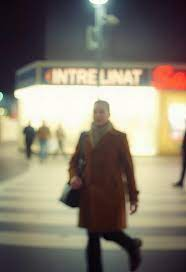
#> input picture backend/src/uploads/14/14_1749368967745.jpeg, 186 x 272 px
$ python image_processing.py ../uploads/14/14_1749368967745.jpeg out.png
#> lines starting #> are read from the running program, lines starting #| are printed output that depends on the picture
#> in process_image_basic_fallback, img is the input picture: shape (272, 186, 3); mean B, G, R 110.3, 125.1, 133.3
#| Imagen cargada: (272, 186, 3)
#!/usr/bin/env python3
"""
Procesamiento de Imágenes con MBLLEN (Multi-Branch Low-Light Enhancement Network)
Este script implementa el procesamiento de imágenes para mejorar imágenes en condiciones de baja luminosidad.

Fallback: Si el modelo ML no está disponible, usa técnicas básicas de OpenCV.
"""

import os
import sys
import numpy as np
import cv2

def enhance_image_basic(image):
    """
    Mejora básica de imagen usando técnicas de OpenCV
    """
    try:
        # 1. Conversión a LAB para mejor manipulación de luminosidad
        lab = cv2.cvtColor(image, cv2.COLOR_BGR2LAB)
#> lab: shape (272, 186, 3); mean of channels 0, 1, 2 130.7, 129.3, 136.8
        l, a, b = cv2.split(lab)
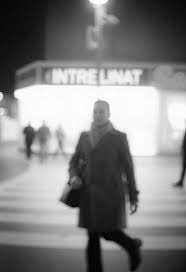
#> l: shape (272, 186); min 0, max 255, mean 130.7
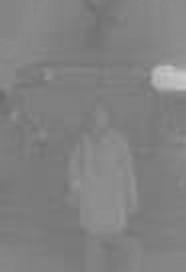
#> a: shape (272, 186); min 106, max 199, mean 129.3
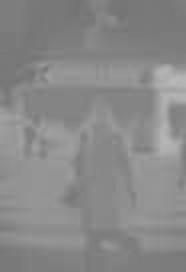
#> b: shape (272, 186); min 114, max 186, mean 136.8

        # 2. Aplicar CLAHE (Contrast Limited Adaptive Histogram Equalization) al canal L
        clahe = cv2.createCLAHE(clipLimit=3.0, tileGridSize=(8,8))
        l = clahe.apply(l)
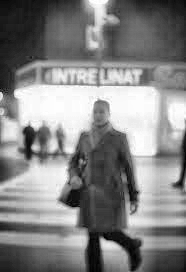
#> l: shape (272, 186); min 1, max 255, mean 132.9

        # 3. Combinar canales
        enhanced_lab = cv2.merge([l, a, b])
#> enhanced_lab: shape (272, 186, 3); mean of channels 0, 1, 2 132.9, 129.3, 136.8
        enhanced = cv2.cvtColor(enhanced_lab, cv2.COLOR_LAB2BGR)
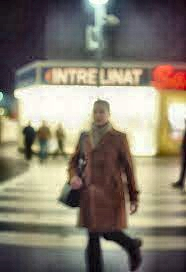
#> enhanced: shape (272, 186, 3); mean B, G, R 111.9, 126.6, 134.7

        # 4. Ajuste adicional de brillo y contraste
        alpha = 1.2  # Factor de contraste
        beta = 20    # Factor de brillo
        enhanced = cv2.convertScaleAbs(enhanced, alpha=alpha, beta=beta)
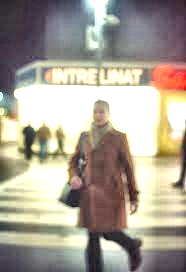
#> enhanced: shape (272, 186, 3); mean B, G, R 149, 162.1, 170.3

        # 5. Reducción de ruido
        enhanced = cv2.bilateralFilter(enhanced, 9, 75, 75)

        return enhanced

    except Exception as e:
        print(f"Error en mejora básica: {e}", file=sys.stderr)
        return image

def process_image_ml(input_path, output_path):
    """
    Procesamiento con modelo ML (MBLLEN)
    """
    try:
        import tensorflow as tf
        from tensorflow.keras.layers import Input, Conv2D, Concatenate
        from tensorflow.keras.models import Model

        print("Cargando modelo ML...")

        # Verificar que el modelo existe
        model_path = os.path.join(os.path.dirname(__file__), 'models', 'LOL_img_lowlight.h5')
        if not os.path.exists(model_path):
            raise Exception(f"Modelo no encontrado: {model_path}")

        # Cargar imagen
        img = cv2.imread(input_path)
        if img is None:
            raise Exception("No se pudo cargar la imagen")

        original_shape = img.shape
        print(f"Imagen cargada: {original_shape}")

        # Redimensionar para el modelo (si es necesario)
        img_resized = cv2.resize(img, (512, 512))
        img_rgb = cv2.cvtColor(img_resized, cv2.COLOR_BGR2RGB)
        img_normalized = img_rgb.astype(np.float32) / 255.0
        img_batch = np.expand_dims(img_normalized, axis=0)

        # Construir modelo simplificado
        input_layer = Input(shape=(512, 512, 3))
        x = Conv2D(32, (3, 3), activation='relu', padding='same')(input_layer)
        x = Conv2D(32, (3, 3), activation='relu', padding='same')(x)
        x = Conv2D(32, (5, 5), activation='relu', padding='same')(x)
        x = Conv2D(3, (3, 3), activation='sigmoid', padding='same')(x)

        model = Model(inputs=input_layer, outputs=x)

        try:
            model.load_weights(model_path)
            print("Modelo cargado exitosamente")
        except:
            print("No se pudo cargar los pesos del modelo, usando mejora básica")
            raise Exception("Modelo no disponible")

        # Procesar imagen
        enhanced = model.predict(img_batch, verbose=0)
        enhanced = (enhanced[0] * 255).astype(np.uint8)
        enhanced = cv2.cvtColor(enhanced, cv2.COLOR_RGB2BGR)

        # Redimensionar de vuelta al tamaño original
        if original_shape[:2] != (512, 512):
            enhanced = cv2.resize(enhanced, (original_shape[1], original_shape[0]))

        # Guardar imagen
        cv2.imwrite(output_path, enhanced)
        print(f"Imagen procesada con ML guardada: {output_path}")
        return True

    except Exception as e:
        print(f"Error en procesamiento ML: {e}", file=sys.stderr)
        return False

def process_image_basic_fallback(input_path, output_path):
    """
    Procesamiento básico como fallback
    """
    try:
        print("Usando procesamiento básico...")

        # Cargar imagen
        img = cv2.imread(input_path)
        if img is None:
            raise Exception("No se pudo cargar la imagen")

        print(f"Imagen cargada: {img.shape}")

        # Aplicar mejora básica
        enhanced = enhance_image_basic(img)

        # Guardar imagen
        cv2.imwrite(output_path, enhanced)
        print(f"Imagen procesada básica guardada: {output_path}")
        return True

    except Exception as e:
        print(f"Error en procesamiento básico: {e}", file=sys.stderr)
        return False

def main():
    if len(sys.argv) != 3:
        print("Uso: python image_processing.py <input_path> <output_path>", file=sys.stderr)
        sys.exit(1)

    input_path = sys.argv[1]
    output_path = sys.argv[2]

    print(f"Iniciando procesamiento...")
    print(f"Imagen de entrada: {input_path}")
    print(f"Imagen de salida: {output_path}")

    # Verificar que la imagen de entrada existe
    if not os.path.exists(input_path):
        print(f"Error: No se encuentra la imagen de entrada: {input_path}", file=sys.stderr)
        sys.exit(1)

    # Crear directorio de salida si no existe
    output_dir = os.path.dirname(output_path)
    if not os.path.exists(output_dir):
        os.makedirs(output_dir)
        print(f"Directorio creado: {output_dir}")

    # Intentar procesamiento ML primero, luego fallback
    success = False

    # Primero intentar con ML
    try:
        success = process_image_ml(input_path, output_path)
    except Exception as e:
        print(f"ML no disponible: {e}", file=sys.stderr)

    # Si ML falló, usar procesamiento básico
    if not success:
        print("Cambiando a procesamiento básico...")
        success = process_image_basic_fallback(input_path, output_path)

    if success:
        print("Procesamiento completado exitosamente")
        sys.exit(0)
#> (the program exits here)
